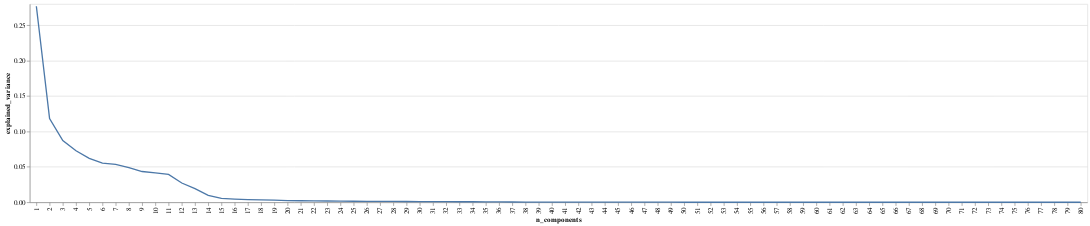

Notebook code cell kept with this figure:
### Code cell
draw_components_variance_chart(pca)

### Figure 1 — Vega-Lite specification as saved in the notebook (floating-point values rounded to 4 significant figures)
{"config": {"view": {"continuousWidth": 400, "continuousHeight": 300}}, "data": {"name": "data-231339b7e7a92e10b47ff51983b242c0"}, "mark": "line", "encoding": {"x": {"field": "n_components", "type": "ordinal"}, "y": {"field": "explained_variance", "type": "quantitative"}}, "$schema": "https://vega.github.io/schema/vega-lite/v4.17.0.json", "datasets": {"data-231339b7e7a92e10b47ff51983b242c0": [{"n_components": 1, "explained_variance": 0.2768}, {"n_components": 2, "explained_variance": 0.1181}, {"n_components": 3, "explained_variance": 0.0871}, {"n_components": 4, "explained_variance": 0.07275}, {"n_components": 5, "explained_variance": 0.06205}, {"n_components": 6, "explained_variance": 0.05539}, {"n_components": 7, "explained_variance": 0.05363}, {"n_components": 8, "explained_variance": 0.04902}, {"n_components": 9, "explained_variance": 0.0434}, {"n_components": 10, "explained_variance": 0.0414}, {"n_components": 11, "explained_variance": 0.03932}, {"n_components": 12, "explained_variance": 0.02721}, {"n_components": 13, "explained_variance": 0.01922}, {"n_components": 14, "explained_variance": 0.00976}, {"n_components": 15, "explained_variance": 0.005426}, {"n_components": 16, "explained_variance": 0.004421}, {"n_components": 17, "explained_variance": 0.003798}, {"n_components": 18, "explained_variance": 0.003381}, {"n_components": 19, "explained_variance": 0.0031}, {"n_components": 20, "explained_variance": 0.002437}, {"n_components": 21, "explained_variance": 0.002182}, {"n_components": 22, "explained_variance": 0.002059}, {"n_components": 23, "explained_variance": 0.001795}, {"n_components": 24, "explained_variance": 0.001619}, {"n_components": 25, "explained_variance": 0.00142}, {"n_components": 26, "explained_variance": 0.001357}, {"n_components": 27, "explained_variance": 0.001236}, {"n_components": 28, "explained_variance": 0.00119}, {"n_components": 29, "explained_variance": 0.001046}, {"n_components": 30, "explained_variance": 0.0009845}, {"n_components": 31, "explained_variance": 0.0008937}, {"n_components": 32, "explained_variance": 0.0008454}, {"n_components": 33, "explained_variance": 0.0007622}, {"n_components": 34, "explained_variance": 0.0006847}, {"n_components": 35, "explained_variance": 0.0006498}, {"n_components": 36, "explained_variance": 0.0004372}, {"n_components": 37, "explained_variance": 0.0003349}, {"n_components": 38, "explained_variance": 0.0003094}, {"n_components": 39, "explained_variance": 0.0003005}, {"n_components": 40, "explained_variance": 0.0002858}, {"n_components": 41, "explained_variance": 0.0002759}, {"n_components": 42, "explained_variance": 0.0002387}, {"n_components": 43, "explained_variance": 0.0001888}, {"n_components": 44, "explained_variance": 0.0001583}, {"n_components": 45, "explained_variance": 0.0001337}, {"n_components": 46, "explained_variance": 0.0001132}, {"n_components": 47, "explained_variance": 9.299e-05}, {"n_components": 48, "explained_variance": 8.807e-05}, {"n_components": 49, "explained_variance": 8.354e-05}, {"n_components": 50, "explained_variance": 7.058e-05}, {"n_components": 51, "explained_variance": 6.232e-05}, {"n_components": 52, "explained_variance": 4.975e-05}, {"n_components": 53, "explained_variance": 4.377e-05}, {"n_components": 54, "explained_variance": 3.902e-05}, {"n_components": 55, "explained_variance": 3.183e-05}, {"n_components": 56, "explained_variance": 2.979e-05}, {"n_components": 57, "explained_variance": 2.688e-05}, {"n_components": 58, "explained_variance": 2.408e-05}, {"n_components": 59, "explained_variance": 2.137e-05}, {"n_components": 60, "explained_variance": 1.975e-05}, {"n_components": 61, "explained_variance": 1.453e-05}, {"n_components": 62, "explained_variance": 1.134e-05}, {"n_components": 63, "explained_variance": 1.038e-05}, {"n_components": 64, "explained_variance": 9.751e-06}, {"n_components": 65, "explained_variance": 8.678e-06}, {"n_components": 66, "explained_variance": 7.184e-06}, {"n_components": 67, "explained_variance": 6.583e-06}, {"n_components": 68, "explained_variance": 3.613e-06}, {"n_components": 69, "explained_variance": 3.221e-06}, {"n_components": 70, "explained_variance": 2.926e-06}, {"n_components": 71, "explained_variance": 1.827e-06}, {"n_components": 72, "explained_variance": 1.734e-06}, {"n_components": 73, "explained_variance": 1.677e-06}, {"n_components": 74, "explained_variance": 1.249e-06}, {"n_components": 75, "explained_variance": 1.117e-06}, {"n_components": 76, "explained_variance": 5.599e-07}, {"n_components": 77, "explained_variance": 5.282e-07}, {"n_components": 78, "explained_variance": 4.965e-07}, {"n_components": 79, "explained_variance": 4.456e-07}, {"n_components": 80, "explained_variance": 5.547e-09}]}}
